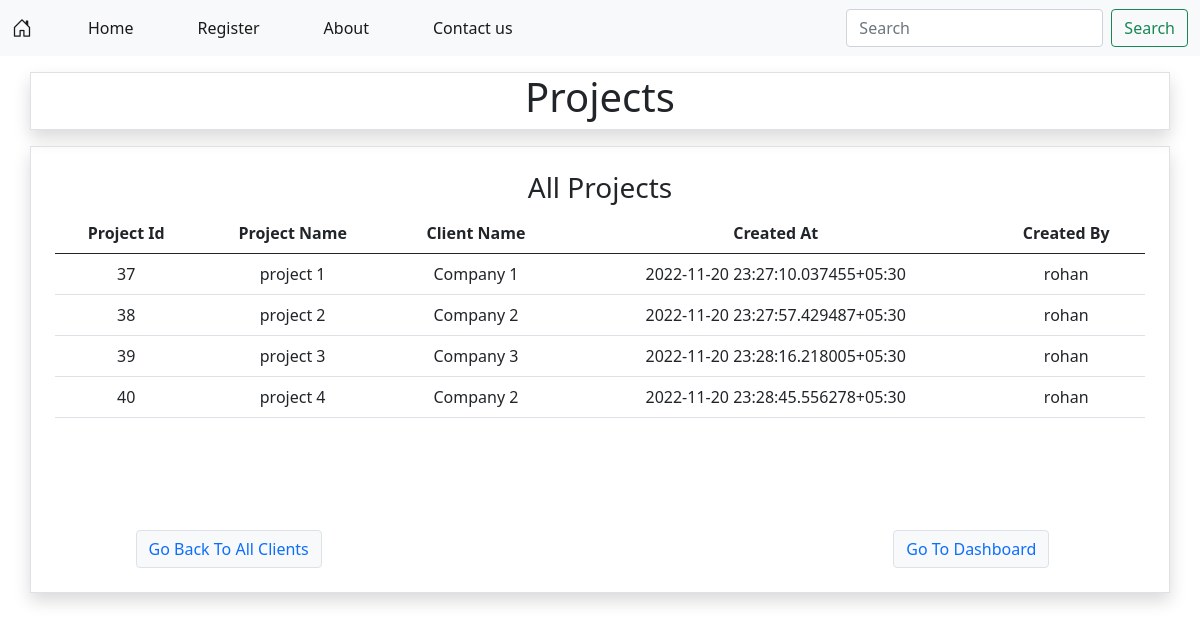
/projects/, run on the app's committed database.
### Nimap_app/models.py (models this page shows, shortened)
class ProjectModel(models.Model):
    p_name = models.CharField(max_length=100)
    client_name = models.CharField(max_length=100)
    p_created_at = models.CharField(max_length=100,blank=True)
    p_created_by = models.CharField(max_length=100,blank=True)
    users_assign = models.TextField()

### Nimap_app/views.py (the view, shortened to what this page needs)
# urls.py: path('projects/',views.projects.as_view(),name='projects'),
class projects(View):
    def get(self,request):
        data = ProjectModel.objects.all()
        return render(request,'projects.html',{'data':data})

### templates/projects.html (shortened to what this page needs)
{% extends 'base.html' %}
{% load static %}
{% block body %}
<div>
    <div class="container text-center border mt-3 shadow">
        <h1>Projects</h1>
    </div>
    <div class="container text-center border mt-3 shadow mb-3 p-4">
        <h3>All Projects</h3>
        <div class="mb-5 pb-5">
        {% if data %}
        <table class="table" >
            <thead>
              <tr>
                <th scope="col">Project Id</th>
                <th scope="col">Project Name</th>
                <th scope="col">Client Name</th>
                <th scope="col">Created At</th>
                <th scope="col">Created By</th>
              </tr>
            </thead>
            <tbody>
                {% for d in data %}
              <tr>
                <td>{{d.id}}</td>
                <td>{{d.p_name}}</td>
                <td>{{d.client_name}}</td>
                <td>{{d.p_created_at}}</td>
                <td>{{d.p_created_by}}</td>
              </tr>
              {% endfor %}
            </tbody>
          </table>
          {% else %}
          <h2>No Data Added Yet</h2>
        {% endif %}
    </div>
        <div>
            <div class="row">
                <div class="col-4">
                    <a href="{% url 'all_clients' %}" class=" btn btn-light text-primary border">Go Back To All Clients</a>
                </div>
                <div class="col-4">
                </div>
                <div class="col-4">
                    <a href="{% url 'dashboard' %}" class=" btn btn-light text-primary border">Go To Dashboard</a>
                </div>
            </div>
        </div>
    </div>
</div>
{% endblock body %}

### templates/base.html (shortened to what this page needs)
<!DOCTYPE html>
{% load static %}
<html lang="en">
<head>
    <link href="https://cdn.jsdelivr.net/npm/bootstrap@5.0.2/dist/css/bootstrap.min.css" rel="stylesheet">
    <link rel="stylesheet" href="https://cdn.jsdelivr.net/npm/bootstrap-icons@1.10.2/font/bootstrap-icons.css">
</head>
<body>
    {% include 'navbar.html' %}
    {% block body %}
    {% endblock body %}
</body>
</html>

### templates/navbar.html (shortened to what this page needs)
<nav class="navbar navbar-expand-lg navbar-light bg-light">
    <div class="container-fluid">
    {% if user.is_authenticated is False %}
      <a class="navbar-brand me-5" href="{% url 'home' %}"><i class="bi bi-house-door"></i></a>
      {% else %}
      <a class="navbar-brand me-5" href="{% url 'dashboard' %}"><i class="bi bi-house-door"></i></a>
        {% endif %}
      <div class="collapse navbar-collapse" id="navbarSupportedContent">
        <ul class="navbar-nav me-auto mb-2 mb-lg-0">
        {% if user.is_authenticated is False %}
        <li class="nav-item me-5">
          <a class="nav-link active" aria-current="page" href="{% url 'home' %}">Home</a>
        </li>
        <li class="nav-item me-5">
          <a class="nav-link active" aria-current="page" href="{% url 'register' %}">Register</a>
        </li>
          {% endif %}
          <li class="nav-item me-5">
            <a class="nav-link active" aria-current="page" href="{% url 'about' %}">About</a>
          </li>
          <li class="nav-item me-5">
            <a class="nav-link active" aria-current="page" href="{% url 'contact_us' %}">Contact us</a>
          </li>
        </ul>
        <form class="d-flex">
          <input class="form-control me-2" type="search" placeholder="Search" aria-label="Search">
          <button class="btn btn-outline-success" type="submit">Search</button>
        </form>
      </div>
    </div>
  </nav>

### data on the page
ProjectModel: id "37", p_name "project 1", client_name "Company 1", p_created_at "2022-11-20 23:27:10.037455+05:30", p_created_by "rohan"
ProjectModel: id "38", p_name "project 2", client_name "Company 2", p_created_at "2022-11-20 23:27:57.429487+05:30", p_created_by "rohan"
ProjectModel: id "39", p_name "project 3", client_name "Company 3", p_created_at "2022-11-20 23:28:16.218005+05:30", p_created_by "rohan"
ProjectModel: id "40", p_name "project 4", client_name "Company 2", p_created_at "2022-11-20 23:28:45.556278+05:30", p_created_by "rohan"
